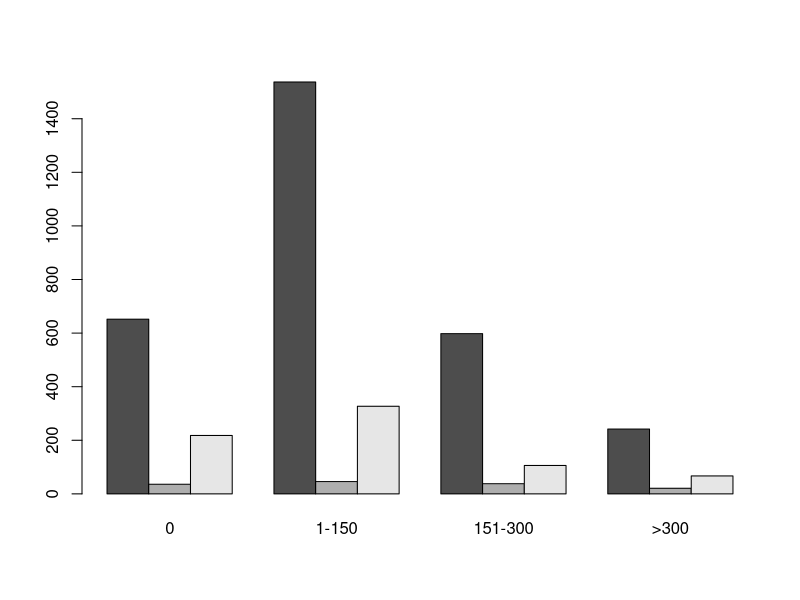
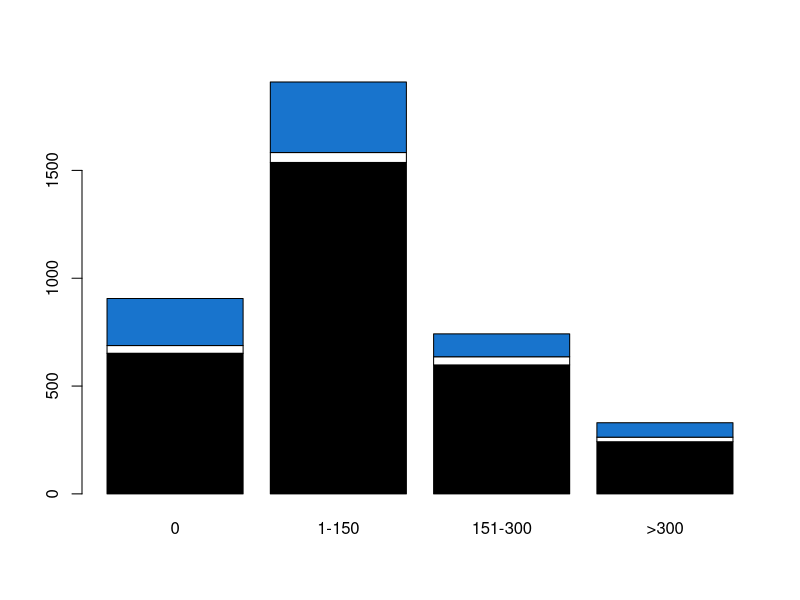
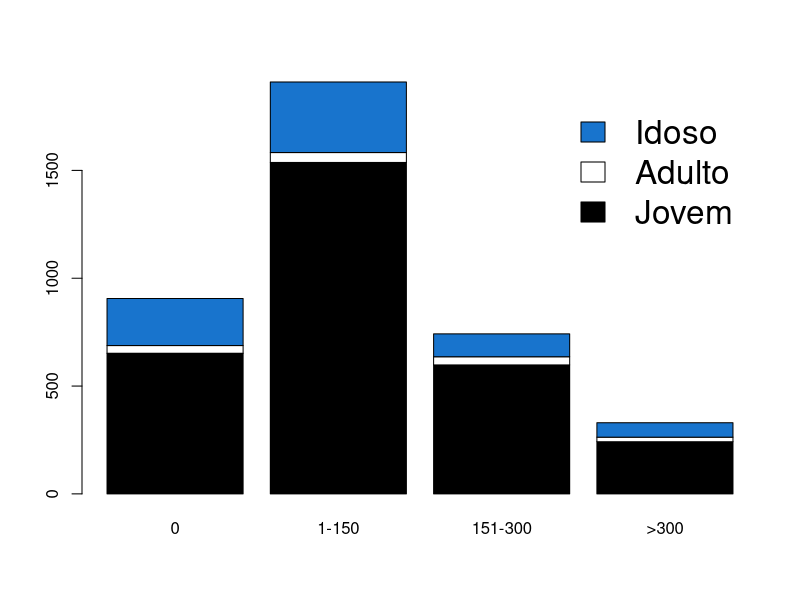
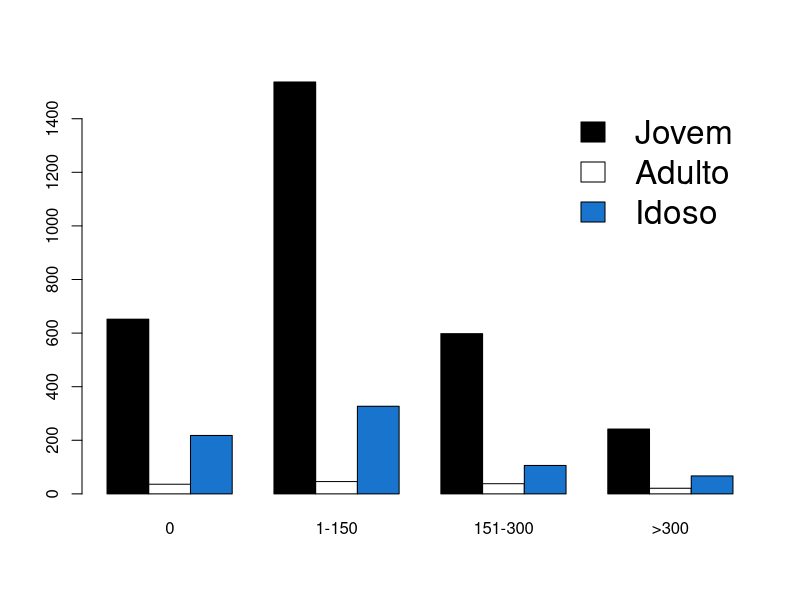
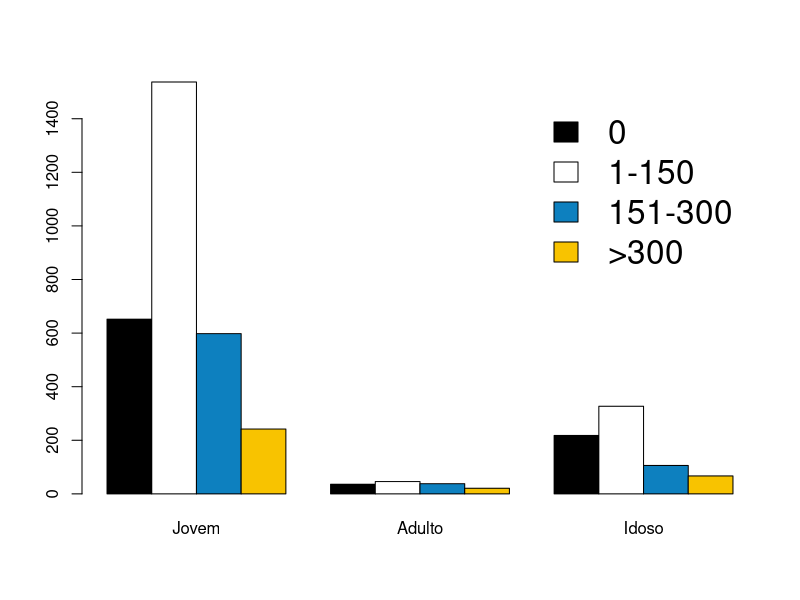

Write R code to recreate these figures, in order.
setwd("C:/Users/gusta/DSA-Data-Science/Big Data Analytics com R e Microsoft Azure Machine Learning/Cap04")
getwd()
windows(width = 15, height = 10)

# Criando dados
dados <- matrix(c(652,1537,598,242,36,46,38,21,218,327,106,67), nrow = 3, byrow = TRUE)
dados

# Nomeando as linhas e colunas
colnames(dados) <- c("0", "1-150", "151-300", ">300")
rownames(dados) <- c("Jovem", "Adulto", "Idoso")
dados

# Criando o gráfico
barplot(dados, beside = TRUE) # o parâmetro beside define se as barras serão empilhadas (FALSE) ou não (TRUE)

barplot(dados, col = c("black", "white", "dodgerblue3")) # barras empilhadas (padrão) e com cores personalizadas

# Adicionando legendas
barplot(dados, col = c("black", "white", "dodgerblue3"), legend.text = rownames(dados), args.legend = list(cex = 2, bty = "n"))

# Agora vamos criar um gráfico de barras lado a lado
barplot(dados, beside = TRUE, col = c("black", "white", "dodgerblue3"), legend.text = rownames(dados), args.legend = list(cex = 2, bty = "n"))

# Com a transposta da matriz, invertemos as posições entre faixas etárias e faixas de quantidade
barplot(t(dados), beside = TRUE, col = c("black", "white", "#0D80BF", "#F8C300"), legend.text = colnames(dados), args.legend = list(cex = 2, bty = "n"))
